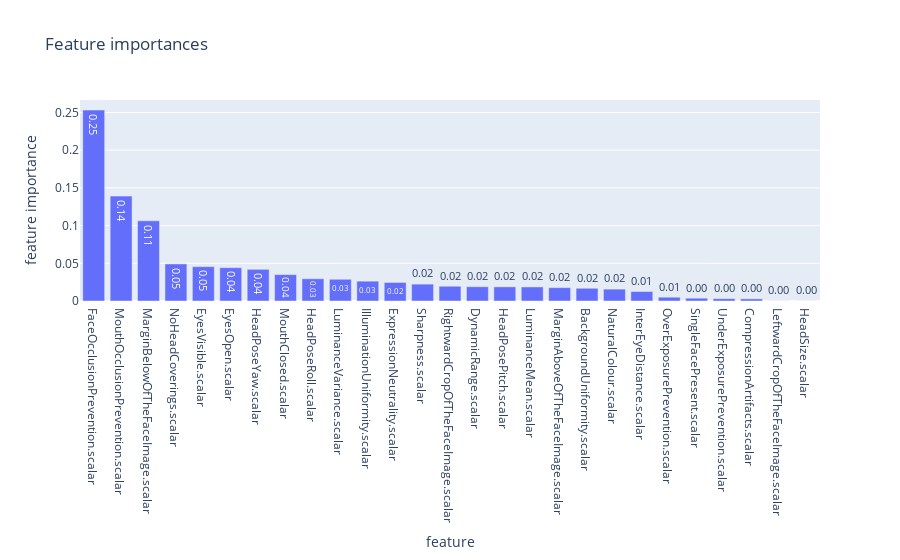

Write notebook code for a chart like this one.
### Code cell
plot_feature_importance(random_forest_cross_val.best_estimator_, without_uqs.columns)

### Figure 1 — Plotly figure (JSON) as saved in the notebook; plotly's stock layout.template omitted (floating-point values rounded to 4 significant figures)
{"data": [{"alignmentgroup": "True", "hovertemplate": "variable=feature_importance<br>feature=%{x}<br>feature importance=%{y}<extra></extra>", "legendgroup": "feature_importance", "marker": {"color": "#636efa", "pattern": {"shape": ""}}, "name": "feature_importance", "offsetgroup": "feature_importance", "orientation": "v", "showlegend": true, "textposition": "auto", "texttemplate": "%{y:.2f}", "type": "bar", "x": ["FaceOcclusionPrevention.scalar", "MouthOcclusionPrevention.scalar", "MarginBelowOfTheFaceImage.scalar", "NoHeadCoverings.scalar", "EyesVisible.scalar", "EyesOpen.scalar", "HeadPoseYaw.scalar", "MouthClosed.scalar", "HeadPoseRoll.scalar", "LuminanceVariance.scalar", "IlluminationUniformity.scalar", "ExpressionNeutrality.scalar", "Sharpness.scalar", "RightwardCropOfTheFaceImage.scalar", "DynamicRange.scalar", "HeadPosePitch.scalar", "LuminanceMean.scalar", "MarginAboveOfTheFaceImage.scalar", "BackgroundUniformity.scalar", "NaturalColour.scalar", "InterEyeDistance.scalar", "OverExposurePrevention.scalar", "SingleFacePresent.scalar", "UnderExposurePrevention.scalar", "CompressionArtifacts.scalar", "LeftwardCropOfTheFaceImage.scalar", "HeadSize.scalar"], "xaxis": "x", "y": [0.2532, 0.1391, 0.1063, 0.04913, 0.04558, 0.04418, 0.04202, 0.035, 0.02951, 0.02881, 0.02633, 0.02459, 0.02239, 0.01961, 0.01893, 0.01876, 0.01866, 0.01773, 0.0169, 0.01576, 0.01261, 0.005058, 0.003743, 0.003096, 0.00285, 4.711e-05, 4.688e-05], "yaxis": "y"}], "layout": {"barmode": "relative", "legend": {"title": {"text": "variable"}, "tracegroupgap": 0}, "showlegend": false, "title": {"text": "Feature importances"}, "xaxis": {"anchor": "y", "domain": [0, 1], "title": {"text": "feature"}}, "yaxis": {"anchor": "x", "domain": [0, 1], "title": {"text": "feature importance"}}}}
